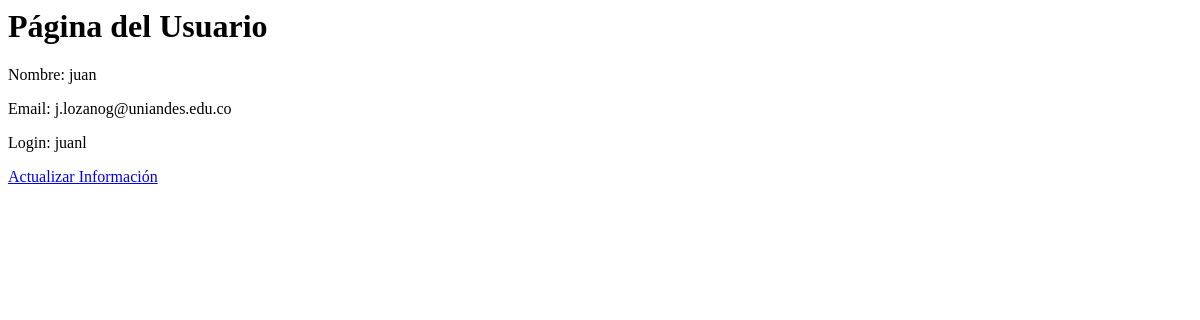
The page /usuario/ on the database as committed earlier.
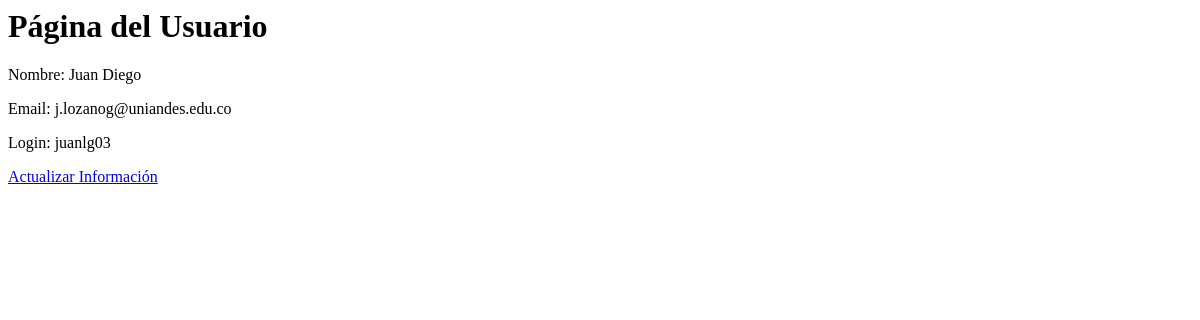
The same page on the database as committed later.
### usuario/models.py (models this page shows, shortened)
class Usuario(models.Model):
    id = models.AutoField(primary_key=True)
    nombre = models.CharField(max_length=100)
    email = models.EmailField(unique=True)
    login = models.CharField(max_length=50, unique=True)
    password = models.CharField(max_length=50)  # O cambia 'password' a 'Password' si prefieres usar el nombre exacto de la imagen

### usuario/views.py (the view)
# urls.py: path('usuario/', views.user_home, name='user_home'),  # Ruta para la vista de usuario
def user_home(request):
    usuario = get_object_or_404(Usuario, id=1)  # Replace 1 with the appropriate ID or fetch dynamically
    return render(request, 'usuario/user_home.html', {'usuario': usuario})

### templates/usuario/user_home.html
<h1>Página del Usuario</h1>
<p>Nombre: {{ usuario.nombre }}</p>
<p>Email: {{ usuario.email }}</p>
<p>Login: {{ usuario.login }}</p>
<a href="{% url 'actualizar_usuario' usuario.id %}">Actualizar Información</a>

Rows that differ between the two databases and show on the page:
changed Usuario "j.lozanog@uniandes.edu.co": nombre "juan" → "Juan Diego"; login "juanl" → "juanlg03"
